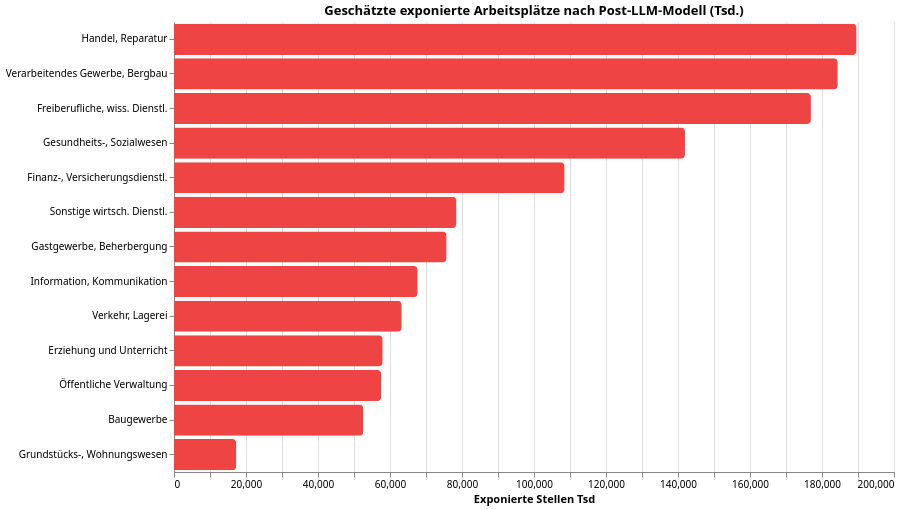

The specification (Vega-Lite) saved for this image:
### Vega-Lite specification from a JSON file in a GitHub repository (floating-point values rounded to 4 significant figures)
{"$schema": "https://vega.github.io/schema/vega-lite/v5.json", "config": {"font": "Switzer, system-ui, sans-serif", "view": {"stroke": "transparent"}}, "data": {"values": [{"Exponierte Stellen Tsd": 189588, "Risiko %": 32, "Sektor": "Handel, Reparatur"}, {"Exponierte Stellen Tsd": 184378, "Risiko %": 28, "Sektor": "Verarbeitendes Gewerbe, Bergbau"}, {"Exponierte Stellen Tsd": 176924, "Risiko %": 38, "Sektor": "Freiberufliche, wiss. Dienstl."}, {"Exponierte Stellen Tsd": 141937, "Risiko %": 18, "Sektor": "Gesundheits-, Sozialwesen"}, {"Exponierte Stellen Tsd": 108497, "Risiko %": 45, "Sektor": "Finanz-, Versicherungsdienstl."}, {"Exponierte Stellen Tsd": 78455, "Risiko %": 22, "Sektor": "Sonstige wirtsch. Dienstl."}, {"Exponierte Stellen Tsd": 75716, "Risiko %": 30, "Sektor": "Gastgewerbe, Beherbergung"}, {"Exponierte Stellen Tsd": 67698, "Risiko %": 35, "Sektor": "Information, Kommunikation"}, {"Exponierte Stellen Tsd": 63264, "Risiko %": 25, "Sektor": "Verkehr, Lagerei"}, {"Exponierte Stellen Tsd": 57968, "Risiko %": 15, "Sektor": "Erziehung und Unterricht"}, {"Exponierte Stellen Tsd": 57599, "Risiko %": 28, "Sektor": "Öffentliche Verwaltung"}, {"Exponierte Stellen Tsd": 52623, "Risiko %": 15, "Sektor": "Baugewerbe"}, {"Exponierte Stellen Tsd": 17318, "Risiko %": 25, "Sektor": "Grundstücks-, Wohnungswesen"}]}, "encoding": {"color": {"value": "#ef4444"}, "x": {"field": "Exponierte Stellen Tsd", "title": "Exponierte Stellen Tsd", "type": "quantitative"}, "y": {"field": "Sektor", "sort": "-x", "title": null, "type": "nominal"}}, "height": 450, "mark": {"cornerRadiusEnd": 4, "type": "bar"}, "title": "Geschätzte exponierte Arbeitsplätze nach Post-LLM-Modell (Tsd.)", "width": 720}
